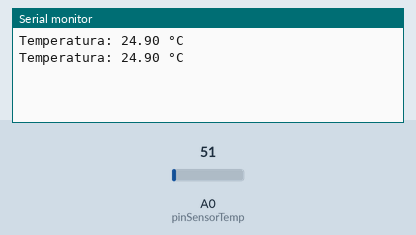
A sketch run on a simulated Arduino Uno, built with avr-gcc and run on an emulated ATmega328P. Parts: the last lines printed to the serial monitor. Inputs (shaded band) come from the test bench; at power-on: A0 (pinSensorTemp) = 51.

Above: at 1.8 s.
1.9 s: A0 (pinSensorTemp) set to 61
At 2.3 s:
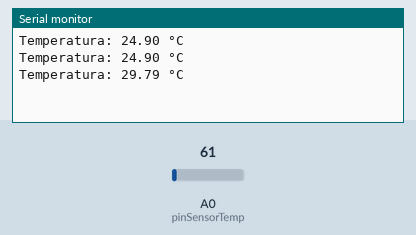
3.4 s: A0 (pinSensorTemp) set to 71
At 4.8 s:
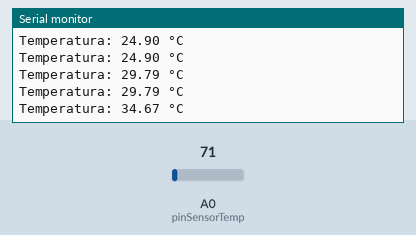
Timing chart, 0 to 6.4 s (numbered marks = the images above; inputs shaded):
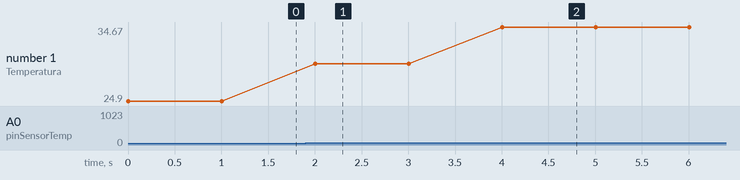

The sketch:

Sensortemp.ino
```cpp
const int pinSensorTemp = A0; // Pin analógico donde está conectado el sensor de temperatura

void setup() {
  Serial.begin(9600); // Iniciar comunicación serial a 9600 baudios
}

void loop() {
  // Leer el valor analógico del sensor de temperatura
  int lecturaSensor = analogRead(pinSensorTemp);

  // Convertir el valor leído a temperatura en grados Celsius
  float tempCelsius = (lecturaSensor * 5.0 / 1024.0) * 100.0;

  // Imprimir la temperatura en el monitor serial
  Serial.print("Temperatura: ");
  Serial.print(tempCelsius);
  Serial.println(" °C");

  delay(1000); // Esperar 1 segundo antes de realizar la siguiente lectura
}
```

Measured:
- after the input at 1.9 s, the serial monitor: prints a new line after 0.10 s (image 1)
- after the input at 3.4 s, the serial monitor: prints a new line after 0.60 s (image 2)
- plotted number 1: 24.9 → 29.79 after the input at 1.9 s, 29.79 → 34.67 after the input at 3.4 s
